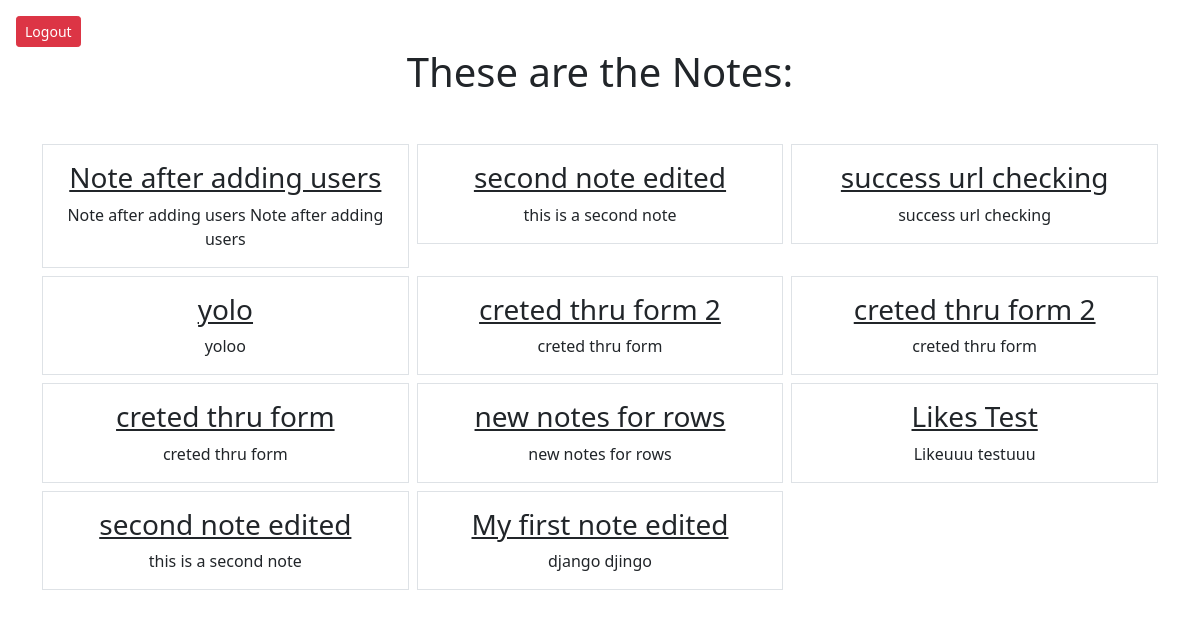
The app's page /smart/notes (signed in), older data.
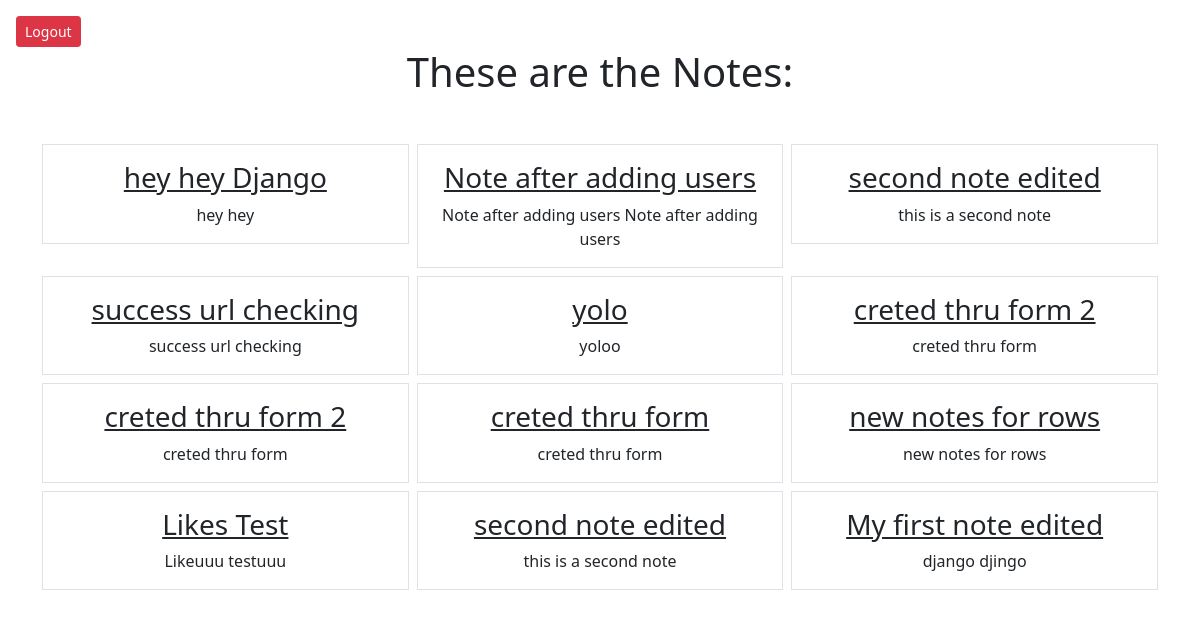
The same page, newer data.
### notes/models.py (models this page shows)
class Notes(models.Model):
    title = models.CharField(max_length=200)
    text = models.TextField()
    created_at = models.DateTimeField(auto_now_add=True)
    likes = models.PositiveSmallIntegerField(default=0)
    user=models.ForeignKey(User, on_delete=models.CASCADE, related_name="notes")
    private = models.BooleanField(default=False)

### notes/views.py (the view)
# urls.py: path('notes', views.NotesListView.as_view(), name='notes.list'),
class NotesListView(LoginRequiredMixin, ListView):
    model = Notes
    template_name = 'notes/notes_list.html'
    context_object_name = 'notes'
    login_url = '/admin'
    def get_queryset(self):
        return self.request.user.notes.all().order_by('-created_at')

### notes/templates/notes/notes_list.html
{% extends "base.html" %}
{% block content %}
    <h1 class="my-5"> These are the Notes:</h1>
    <div class="row row-cols-3 g-2">
        {% for note in notes %}
            <div class="col" >
                <div class="p-3 border">
                    <a href="{% url 'note_detail' note.pk %}" class="text-dark text"><h3>{{ note.title }}
                        </h3>
                        </a>
                    {{ note.text|truncatewords:20 }}
                </div>
            </div>
            {% endfor %}
        </div>
{% endblock %}

### static/templates/base.html (shortened to what this page needs)
{% load static %}
<html>
    <head>
        <link href="https://cdn.jsdelivr.net/npm/bootstrap@5.0.1/dist/css/bootstrap.min.css" rel="stylesheet"
>
    </head>
    <body>
        <div class="position-absolute top-0 start-0 m-3">
            <form action="{% url 'logout' %}" method="post" style="display:inline;">
                <button type="submit" class="btn btn-danger btn-sm">Logout</button>
            </form>
        </div>
        <div class="my-5 text-center container">
            {% block content %}
            {% endblock %}
        </div>
    </body>
</html>

Row changes from the older to the newer data that the page shows:
added Notes: title "hey hey Django", text "hey hey"
